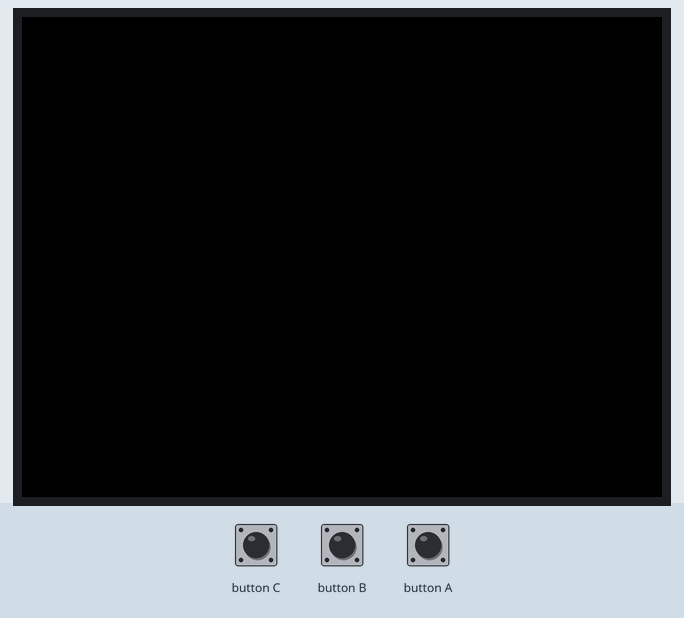
Simulated run of this sketch. Board: ESP32. Parts: 320×240 colour display. The test bench sets the inputs (shaded band).

Above: at 1.3 s.
1.4 s: button C pressed for 0.15 s
At 2.3 s:
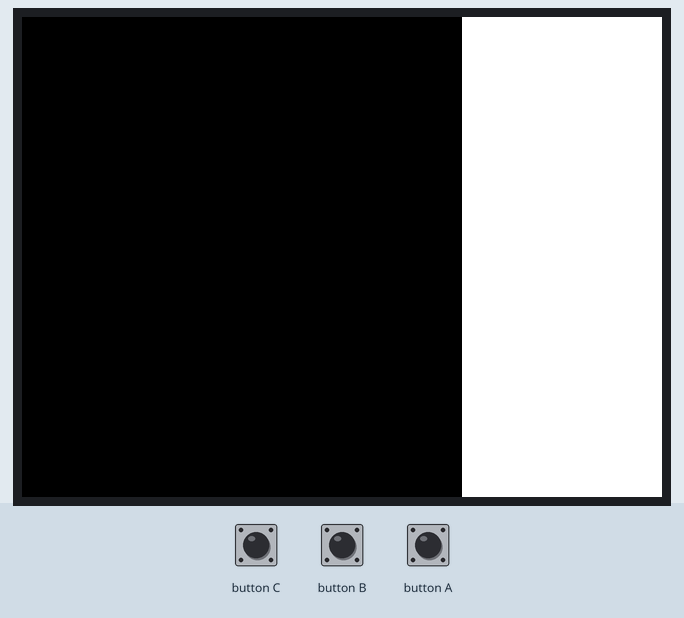
3.0 s: button C pressed for 1 s
At 4.5 s:
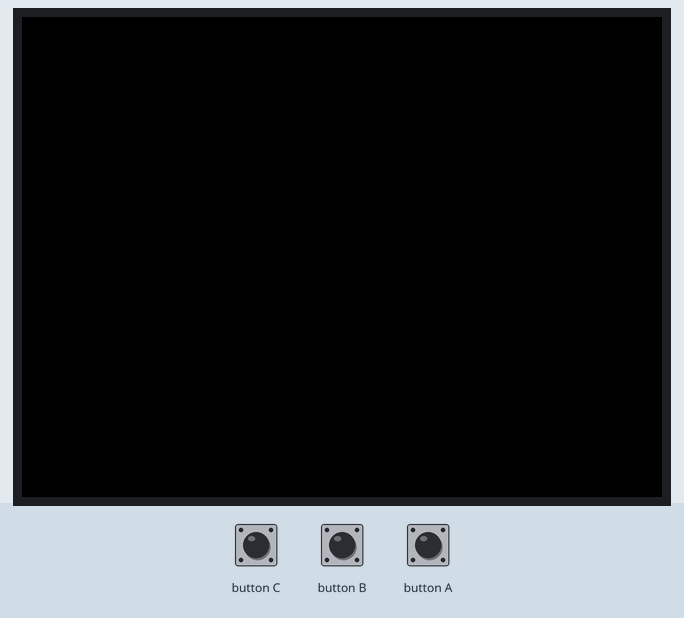
5.5 s: button B pressed for 0.15 s
At 6.0 s:
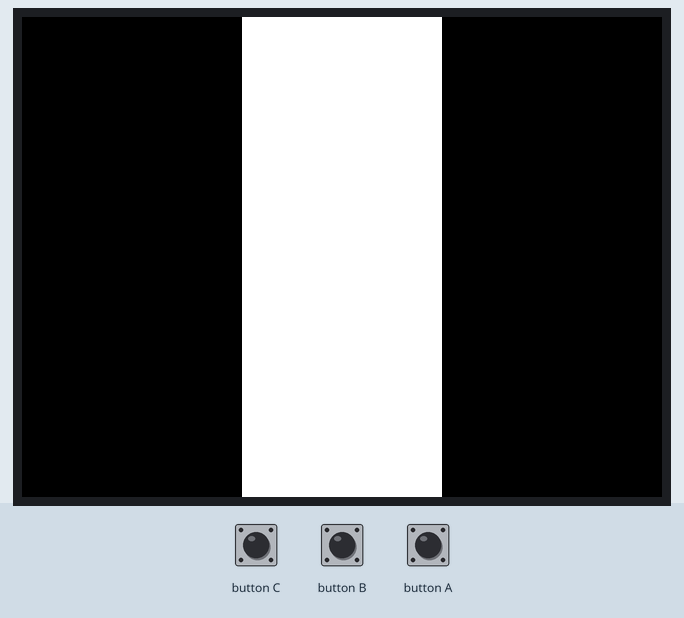
7.1 s: button A pressed for 0.15 s
At 8.1 s:
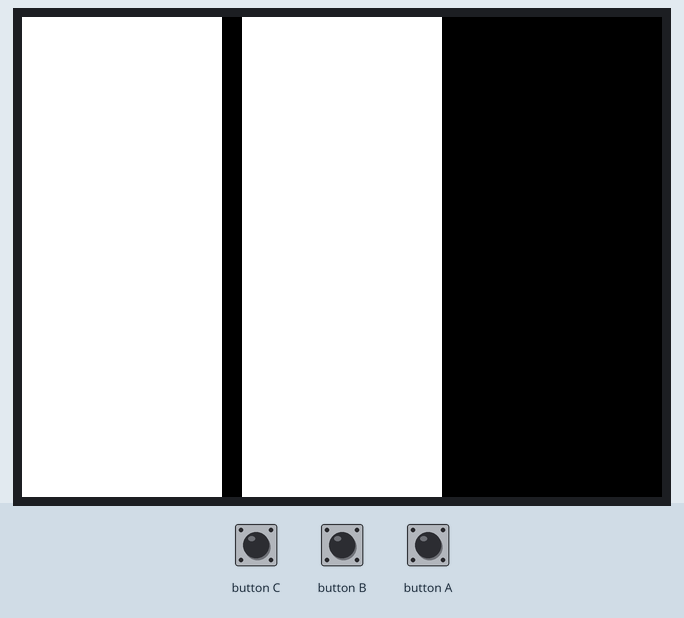
8.7 s: button B pressed for 1 s
At 9.0 s:
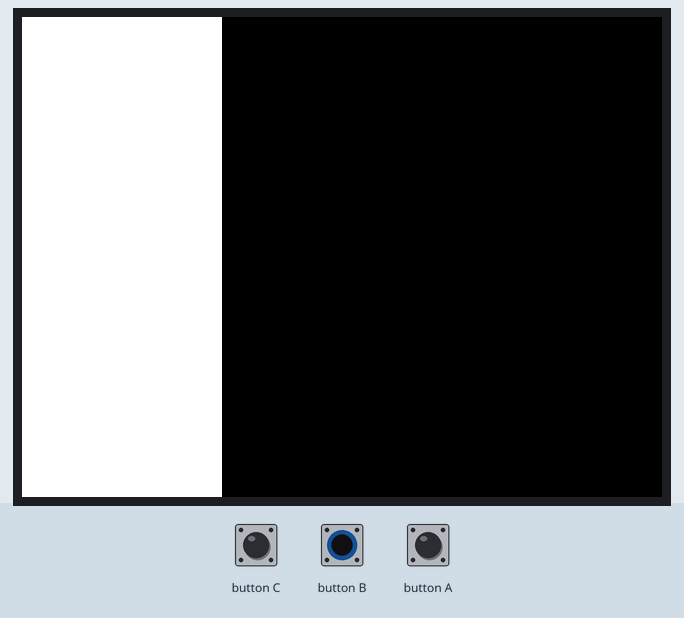
Timing chart, 0 to 11.7 s (numbered marks = the images above; inputs shaded):
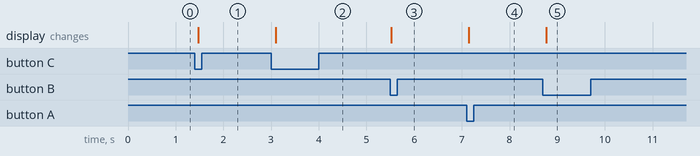

Measured:
- after the input at 1.4 s, the display: changes after 0.07 s (image 1)
- after the input at 3.0 s, the display: changes after 0.10 s (image 2)
- after the input at 5.5 s, the display: changes at once (image 3)
- after the input at 7.1 s, the display: changes after 0.05 s (image 4)
- after the input at 8.7 s, the display: changes after 0.07 s (image 5)

The sketch:

7_simple_button_practice.ino
```cpp
#include <M5Stack.h>

bool button_a_flag = false;
bool button_b_flag = false;
bool button_c_flag = false;

void setup() {
  M5.begin();
}

void loop() {
  M5.update();  // buttonを使うときはこの行を追加

  // ボタンAの処理
  if (M5.BtnA.wasPressed()) {
    button_a_flag = !button_a_flag;
    if (button_a_flag) {
      M5.Lcd.fillRect(0, 0, 100, 240, WHITE);
    } else {
      M5.Lcd.fillRect(0, 0, 100, 240, BLACK);
    }
  }

  // ボタンBの処理
  if (M5.BtnB.wasPressed()) {
    button_b_flag = !button_b_flag;
    if (button_b_flag) {
      M5.Lcd.fillRect(110, 0, 100, 240, WHITE);
    } else {
      M5.Lcd.fillRect(110, 0, 100, 240, BLACK);
    }
  }

  // ボタンCの処理
  if (M5.BtnC.wasPressed()) {
    button_c_flag = !button_c_flag;
    if (button_c_flag) {
      M5.Lcd.fillRect(220, 0, 100, 240, WHITE);
    } else {
      M5.Lcd.fillRect(220, 0, 100, 240, BLACK);
    }
  }
  delay(100);
}
```
